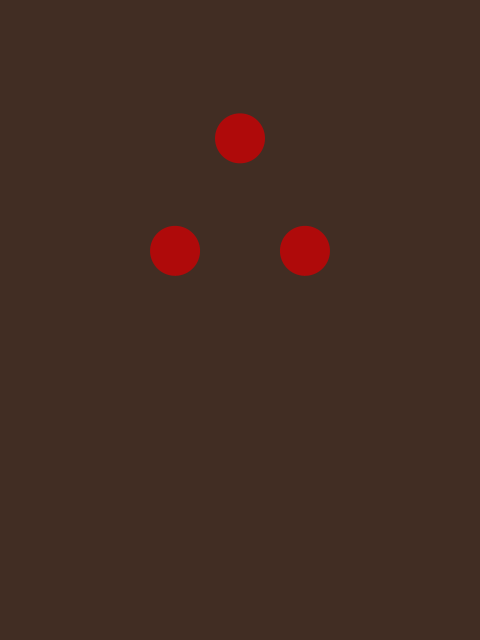
Frame 1 (no input)
Frame 2 (the mouse pressed at the canvas centre, redrawn once): identical to frame 1, image omitted

The Processing sketch that drew this single still picture (run headless with seeded random() and noise(); the mouse was pressed at the canvas centre and the sketch redrawn once):

// Processing sketch: predator
// ── predator.pde

final color PAPER = color(65, 45, 35);
final color INK = color(175, 10, 10);

void setup() {
  size(480, 640);
  noLoop();
}

void draw() {
  
  translate(width/2.0, height/3.0);
  
  background(PAPER);
  fill(INK);
  noStroke();
  
  rotate(-PI/2);  
  
  for (int i=0; i<3; i++) {
    rotate(TWO_PI / 3);
    ellipse(75, 0, 50, 50);
  }
  
  save("predator.png");
}
